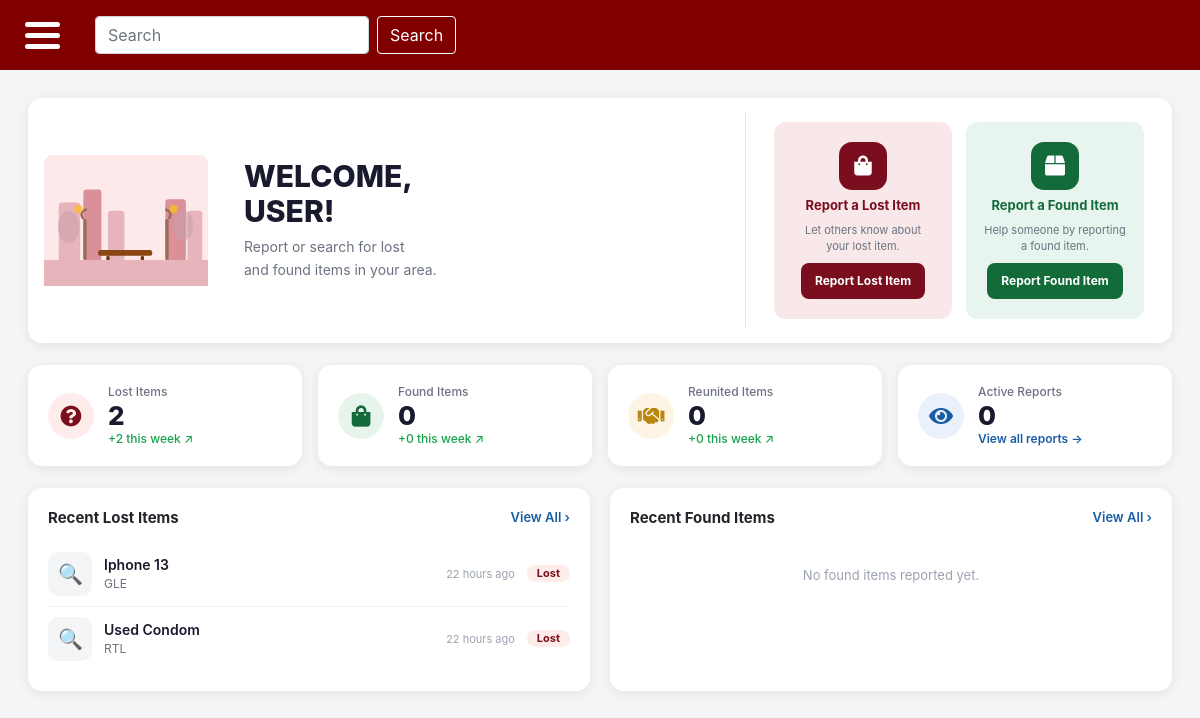
Page /dashboard.php (signed in) on the earlier database version.
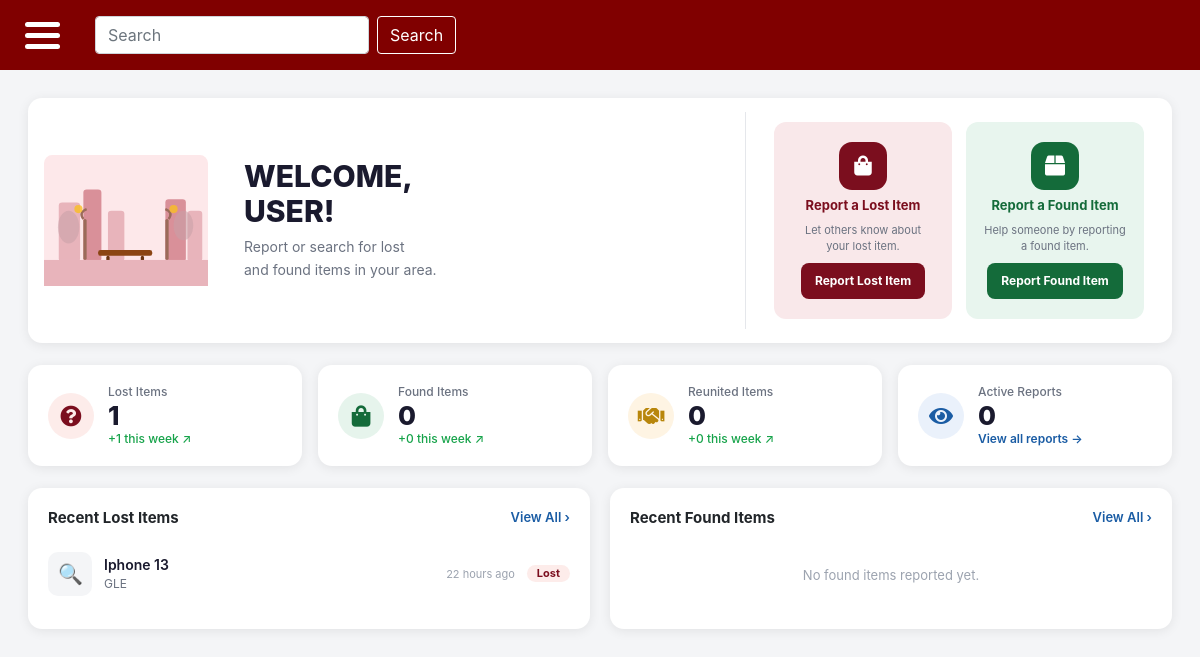
Same page on the later database version.
### tables this page shows
CREATE TABLE `posts` (
  `post_id` int(11) NOT NULL,
  `user_id` int(11) DEFAULT NULL,
  `location_id` int(11) DEFAULT NULL,
  `specific_location` varchar(255) DEFAULT NULL,
  `category_id` int(11) DEFAULT NULL,
  `dropOff_id` int(11) DEFAULT NULL,
  `type` varchar(255) DEFAULT NULL,
  `itemName` varchar(255) DEFAULT NULL,
  `publicDescription` varchar(255) DEFAULT NULL,
  `privateDetails` varchar(255) DEFAULT NULL,
  `currentStatus` varchar(20) DEFAULT 'PENDING',
  `dateReported` datetime DEFAULT current_timestamp(),
  `expirationDate` datetime DEFAULT NULL
);

CREATE TABLE `location` (
  `location_id` int(11) NOT NULL,
  `locationName` varchar(255) NOT NULL,
  `zone` varchar(100) NOT NULL
);

### dashboard.php (the view, shortened to what the changed rows need)
<?php
require_once 'connect.php';
$lostCount     = $connection->query("SELECT COUNT(*) AS c FROM posts WHERE type='LOST'")->fetch_assoc()['c'] ?? 0;
$lostWeek     = $connection->query("SELECT COUNT(*) AS c FROM posts WHERE type='LOST'  AND dateReported >= NOW() - INTERVAL 7 DAY")->fetch_assoc()['c'] ?? 0;
$recentLostResult = $connection->query("
    SELECT p.post_id, p.itemName, p.dateReported, p.currentStatus, l.locationName
    FROM posts p
    LEFT JOIN location l ON p.location_id = l.location_id
    WHERE p.type = 'LOST'
    ORDER BY p.dateReported DESC
    LIMIT 3
");
$recentLost = $recentLostResult ? $recentLostResult->fetch_all(MYSQLI_ASSOC) : [];
function timeAgo($datetime) {
    $diff = time() - strtotime($datetime);
    if ($diff < 86400) return floor($diff/3600)  . ' hours ago';
    return floor($diff/86400) . ' days ago';
}
?>
<?php include 'header_footer/main-header.php'; ?>
<link rel="stylesheet" href="https://cdnjs.cloudflare.com/ajax/libs/font-awesome/5.15.4/css/all.min.css">
<div class="layout">
    <?php include 'side-menu.php'; ?>
    <div class="main-content">
        <div class="db-wrap">
            <div class="hero-card">
                <div class="hero-text">
                    <h1>WELCOME,<br><?= strtoupper(htmlspecialchars($user['full_name'] ?? 'USER')) ?>!</h1>
                </div>
            </div>
            <div class="stats-grid">
                <div class="stat-card">
                    <div class="stat-info">
                        <div class="lbl">Lost Items</div>
                        <div class="num"><?= $lostCount ?></div>
                        <div class="trnd">+<?= $lostWeek ?> this week ↗</div>
                    </div>
                </div>
            </div>
            <div class="recent-grid">
                <div class="rc-card">
                    <?php if (empty($recentLost)): ?>
                        <div class="empty-state">No lost items reported yet.</div>
                    <?php else: ?>
                        <?php foreach ($recentLost as $item): ?>
                        <div class="item-row">
                            <div class="item-ico">🔍</div>
                            <div class="item-info">
                                <div class="nm"><?= htmlspecialchars($item['itemName'] ?? '—') ?></div>
                                <div class="loc"><?= htmlspecialchars($item['locationName'] ?? 'Unknown location') ?></div>
                            </div>
                            <span class="item-time"><?= timeAgo($item['dateReported']) ?></span>
                            <span class="badge lost">Lost</span>
                        </div>
                        <?php endforeach; ?>
                    <?php endif; ?>
                </div>
            </div>
        </div>
    </div>
</div>
<?php include 'header_footer/footer.php'; ?>

Differences in the rows shown:
removed posts: itemName "Used Condom", location.locationName "RTL", dateReported "22 hours ago"
Other differences:
$lostCount: "2" → "1"
$lostWeek: "2" → "1"
